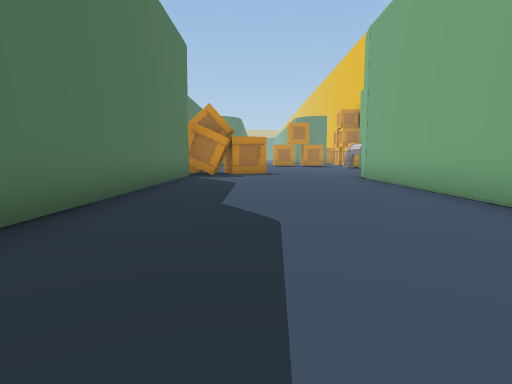
view 1 (above)

21 first-person views from a walk through a 3-D level made in the Unity game engine. The camera is 1.2 m above the floor, tilts 6° down and sees 75° across. The floor is counted in squares, 2 m on a side. Each view is taken from the middle of a square. On the plan, view 1 faces up. The plan holds only what a view shows up to about 10 squares ahead; the rest is blank. The place goes on beyond the plan. Some surface patterns are stand-ins.

view 2
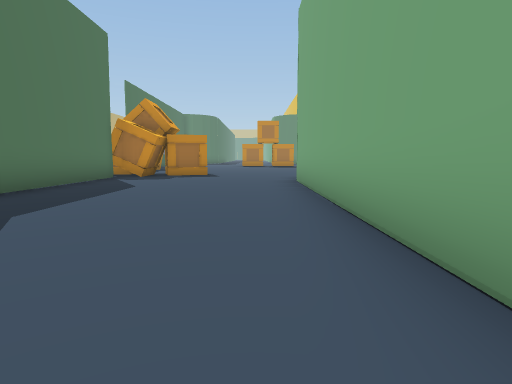

view 3
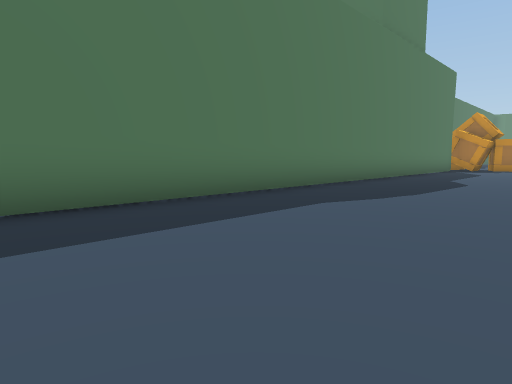

view 4
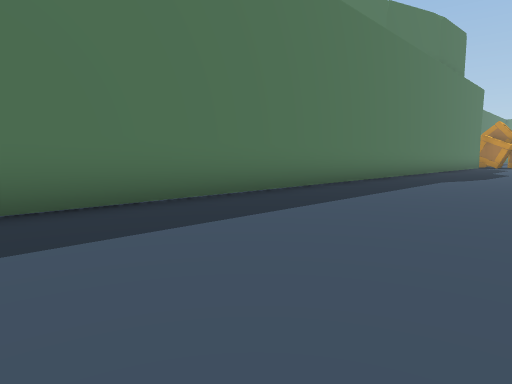

view 5
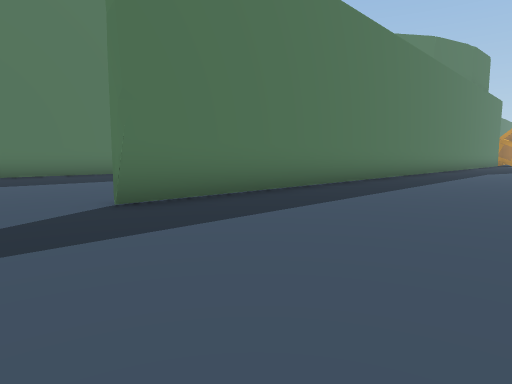

view 6
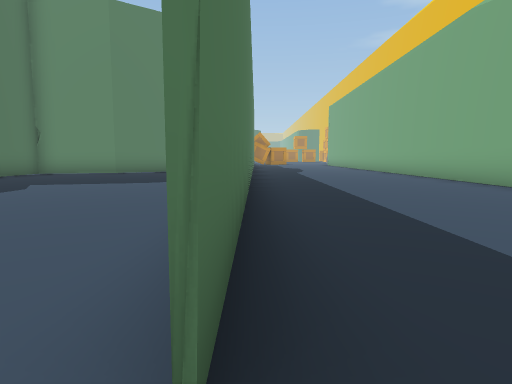

view 7
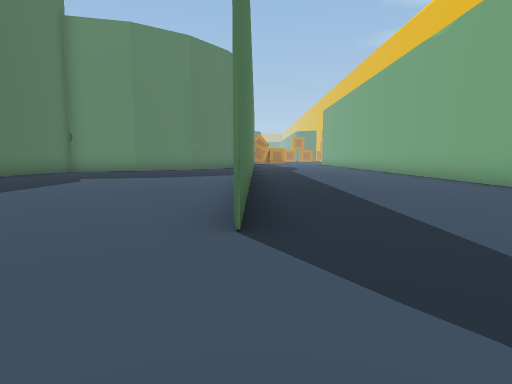

view 8
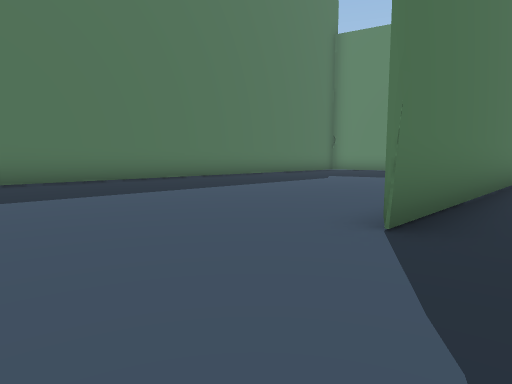

view 9
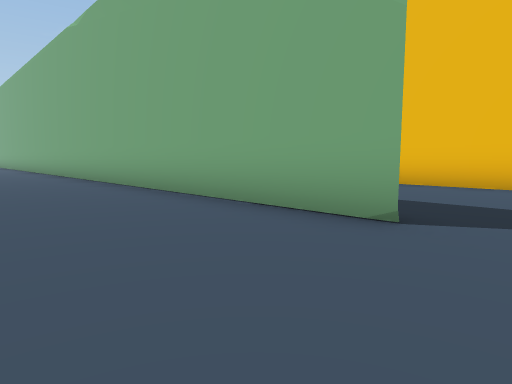

view 10
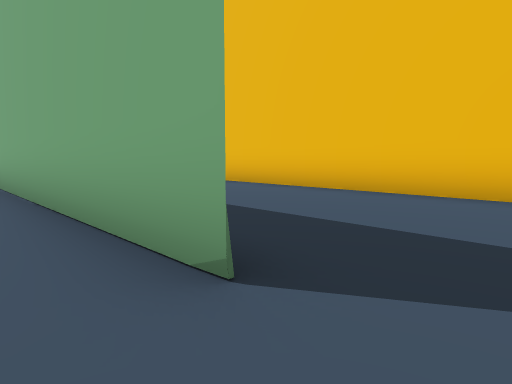

view 11
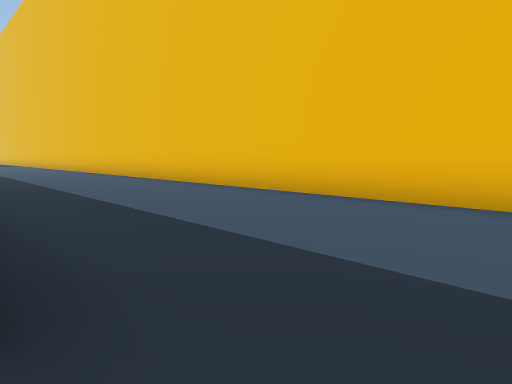

view 12
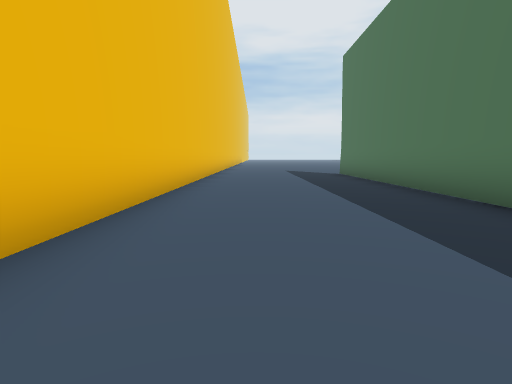

view 13
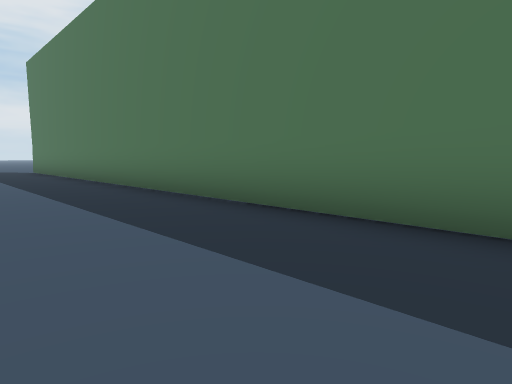

view 14
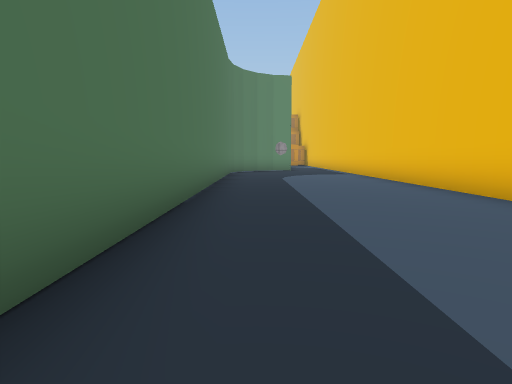

view 15
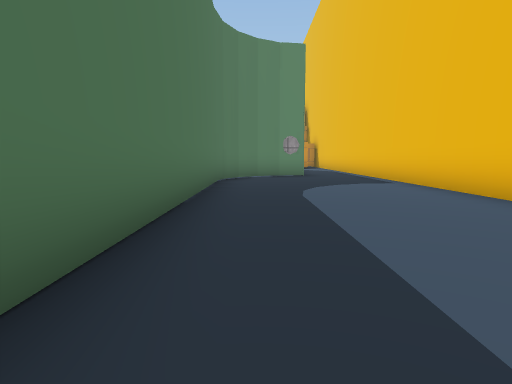

view 16
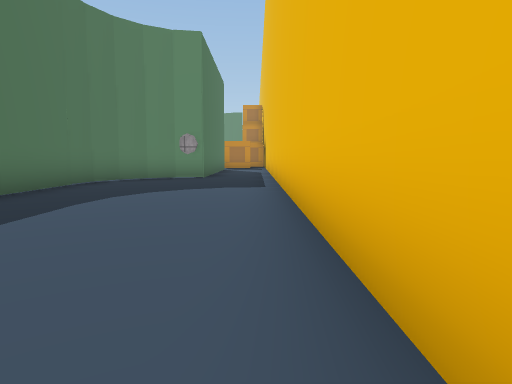

view 17
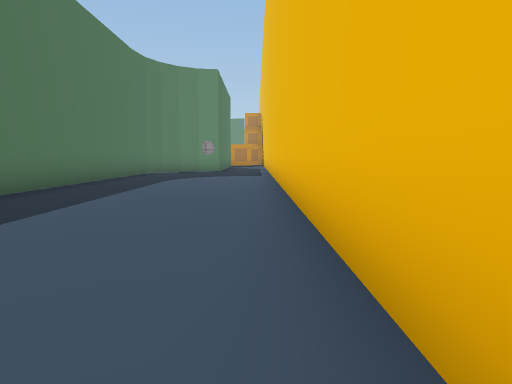

view 18
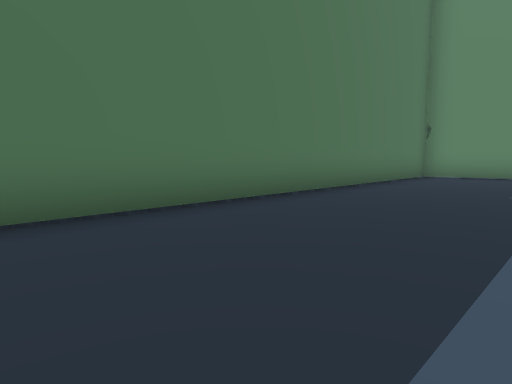

view 19
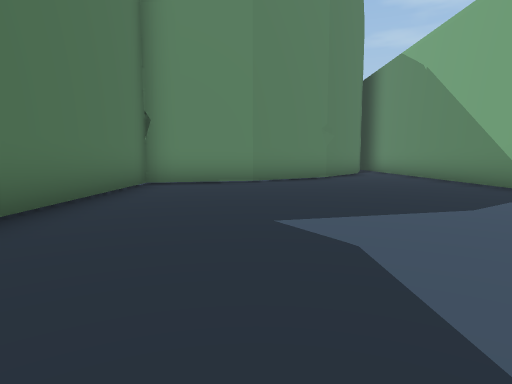

view 20
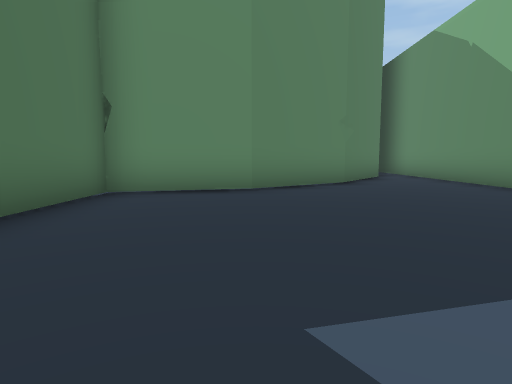

view 21
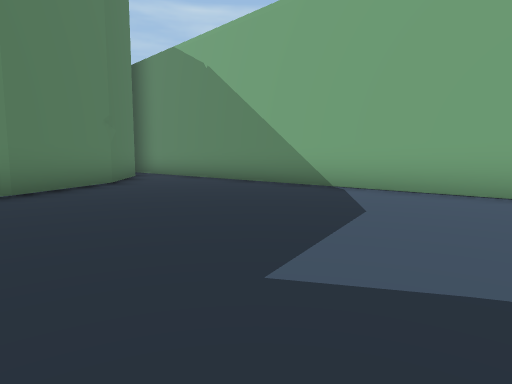

### Floor plan
Points are (right, up) in squares from view 1. A wall is a line through its corners. A room is listed if a view was taken in it or the views show most of it. See-through windows are left out.
Room 1 (views 1, 2, 3, 4, 5, 6, 7, 8, 9, 10, 18, 19, 20, 21)
walls: (-2.2, -7.2) (-2.2, 2.1); (-3.4, 1.8) (-5, -0.4) (-7.1, -1.9) (-9.5, -2.5) (-9.5, -15); (3, 2.2) (3, 9.2); (3, -14.9) (3, -3.9); (3, 9.1) (3.1, 9.9); (-2.1, 10.5) (-2.1, -13.4)
ways out: opening at (3, -15.5) to room 2
objects: crate (-2, 11) to (-1, 11)
Room 2 (views 11, 12, 13, 14, 15, 16, 17)
walls: (7.5, -1.5) (7.5, 11.5); (3, 9.2) (3, -13.1); (7.5, -15.5) (7.5, -4.9); (4.5, 11.4) (4.1, 11.1) (3.5, 10.6) (3.2, 9.9) (3, 9)
ways out: opening at (3, -15.5) to room 1
objects: pipe (5, 11)

Where each view was taken, in squares from view 1:
view 1: 0 up, 0 right, facing up
view 2: 1 up, 2 right, facing up
view 3: 5 down, 2 right, facing up-left
view 4: 10 down, 2 right, facing up-left
view 5: 15 down, 2 right, facing up-left
view 6: 14 down, 2 left, facing up
view 7: 16 down, 2 left, facing up
view 8: 16 down, 1 left, facing up-left
view 9: 16 down, 0 right, facing up-right
view 10: 16 down, 2 right, facing up-right
view 11: 16 down, 3 right, facing up-right
view 12: 3 down, 6 right, facing down
view 13: 0 up, 6 right, facing down-left
view 14: 3 down, 4 right, facing up
view 15: 1 up, 4 right, facing up
view 16: 2 up, 7 right, facing up
view 17: 2 down, 7 right, facing up
view 18: 13 down, 6 left, facing up-left
view 19: 10 down, 7 left, facing up
view 20: 8 down, 7 left, facing up
view 21: 8 down, 8 left, facing up-right
